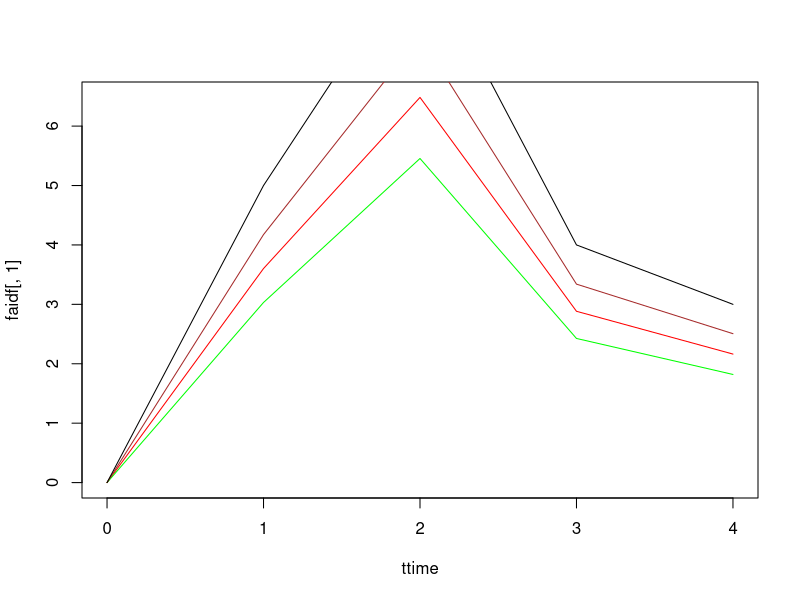
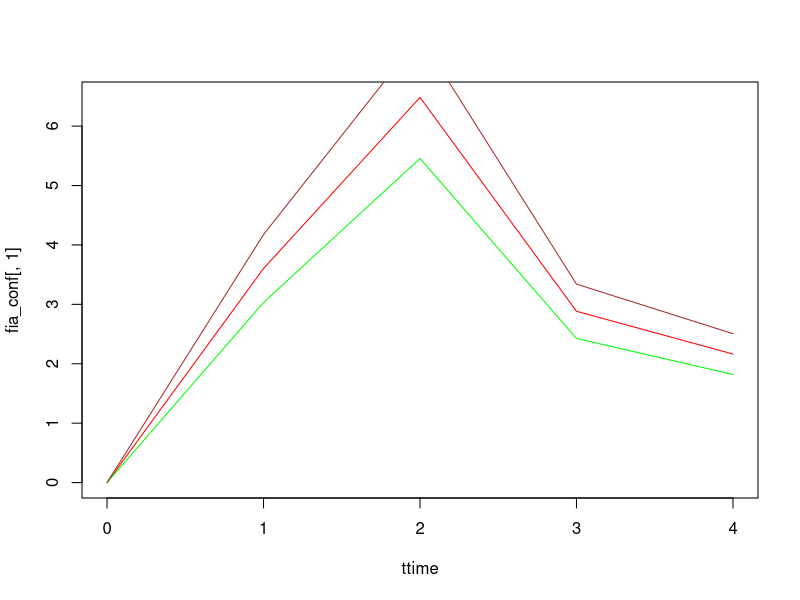

Source code (R) for these figures, in order: (Note: this script raises an error after producing the figures.)
library(progress)

newParameters <- function(par, lower=NULL, upper=NULL, sd=2){
  new.par = c()
  #在原参数附近产生新的参数
  for(p in as.vector(par)){
    s = rnorm(1,mean = p, sd = sd)
    if(is.null(lower) && !is.null(upper)){ # 没有最小值有最大值
      while(s>upper){
        s = rnorm(1,mean = p, sd = sd)
      }
    }else if(!is.null(lower) && is.null(upper)){ # 有最小值没有最大值
      while(s<lower){
        s = rnorm(1,mean = p, sd = sd)
      }
    }else if(!is.null(lower) && !is.null(upper)){ # 既有最小值又有最大值
      while(s<lower || s>upper){
        s = rnorm(1,mean = p, sd = sd)
      }
    }

    new.par = c(new.par, s)
  }
  return(new.par)
}
utFunc = function(t, tao){
  ut = t - tao
  ut[which(ut<0)]=0
  ut[which(ut>=0)]=1
  return(ut)
}
# 需要定义观测数据gene_rates_data，时间序列ttime
# 返回误差能量值
energyFunc = function(paramaters){
  observes = gene_rates_data
  params = matrix(paramaters[1:(dim(observes)[1]*9)],ncol = 9)
  fai = paramaters[(dim(observes)[1]*9+1):length(paramaters)]
  t = ttime
  # 计算基因能量
  etmp=0
  len = length(t)
  for(g in 1:dim(observes)[1]){
    par = params[g, ]
    observe = observes[g,]
    uta = utFunc(t, par[7])
    utb = utFunc(t, par[8])
    utc = utFunc(t, par[9])

    error_a = observe[1:len] - (par[1] + par[4] * fai *uta) #/ (1 + exp(-(t-par[7]))))
    error_b = observe[(len+1):(2*len)] - (par[2] + par[5] * fai * utb) #/ (1 + exp(-(t-par[8]))))
    error_c = observe[(2*len+1):(3*len)] - (par[3] + par[6] * fai * utc) #/ (1 + exp(-(t-par[9]))))
    etmp = etmp + sum(error_a**2 + error_b**2 + error_c**2)
  }
  #energyG <<- c(energyG, etmp)
  #atG <<- c(atG, paramaters[1])
  return(etmp)
}

# 设置参数
setParm <- function(genelist, ttime, rate=1, S=1, tao=1, tao_sd=2){
  initParm = c()
  for(g in as.vector(genelist)){
    newpam = c(newParameters(rep(rate,3), lower = 0), # a,b,c>0
               newParameters(rep(S,3), lower = -1, upper = 1), # Sa,Sb,Sc
               newParameters(rep(tao,3), lower = 0,upper = ttime[length(ttime)], sd=tao_sd)) # 0<ta,tb,tc<T[end]
    initParm = rbind(initParm, newpam)
  }
  rownames(initParm) = genelist
  colnames(initParm) = c('as', 'bs', 'cs', 'Sa', 'Sb', 'Sc', 'ta', 'tb', 'tc')
  return(initParm)
}
# 估计刺激函数谱
signalProfile <- function(rates_a, rates_b, rates_c, ttime, loopnum=100, plotpic=FALSE){
  # 速率按照基因名字取交集
  uniquegene = intersect(rownames(rates_a), rownames(rates_b))
  uniquegene = intersect(uniquegene, rownames(rates_c))
  gene_rates_data = cbind(rates_a[uniquegene,], rates_b[uniquegene,])
  gene_rates_data = cbind(gene_rates_data, rates_c[uniquegene,])
  # 过滤空值
  gene_rates_data <<- na.omit(gene_rates_data)
  if(length(gene_rates_data) <= (length(ttime)*3)){
    message('过滤后基因数量少于1')
    stop()
  }
  # 迭代loopnum次，计算fai
  resfai = c()
  #pb <- progress_bar$new(total = loopnum)
  pb <- progress_bar$new(
    format = "  running [:bar] :percent 执行时间 :elapsed 剩余: :eta ",
    total = loopnum, clear = FALSE, width= 120)
  for(i in 1:loopnum){
    lower = matrix(rep(c(0,0,0,-1,-1,-1,0,0,0, rep(0,length(ttime))), dim(gene_rates_data)[1]), nrow=dim(gene_rates_data)[1], byrow=TRUE)
    upper = matrix(rep(c(Inf,Inf,Inf,1,1,1,0.1,0.1,0.1, c(0.01,rep(Inf,(length(ttime)-1)))), dim(gene_rates_data)[1]), nrow=dim(gene_rates_data)[1], byrow=TRUE)
    newpar = setParm(rownames(gene_rates_data), ttime)

    tmpres = optim(par = c(newpar, newParameters(rep(1,(length(ttime))), lower = 0)),
                   energyFunc, NULL,
                   method = "L-BFGS-B",
                   lower = c(lower[,1:9], lower[1,10:(9+length(ttime))]),
                   upper = c(upper[,1:9], upper[1,10:(9+length(ttime))]))

    resfai = rbind(resfai,tmpres$par[(length(tmpres$par)-length(ttime)+1):length(tmpres$par)])

    pb$tick()
    Sys.sleep(1 / loopnum)
  }
  # 计算fai置信区间
  conffai = apply(resfai[,2:length(ttime)], 2, t.test)
  faidf = c()
  for(i in conffai){faidf = rbind(faidf,c(i$estimate,i$conf.int))}
  faidf = rbind(c(0,0,0), faidf)
  colnames(faidf) = c('mean', 'down-level', 'up-level')
  if(plotpic){
    plot(ttime,faidf[,1], type = 'l',col='red')
    lines(ttime, faidf[,2], col='green')
    lines(ttime, faidf[,3], col='brown')
  }
  return(faidf)
}
# 单基因能量函数
singleGeneEnergy <- function(paramaters){
  observer = single_gene_data
  ut = utFunc(ttime, paramaters[3])
  error = observer - (paramaters[1] + paramaters[2] * fai * ut) #/ (1 + exp(-(t-par[7]))))
  return(sum(error**2))
}
# 估计基因稳态速率
steadyRates <- function(rates_a, rates_b, rates_c, ttime, fai_t, loopnum=100, plotpic=FALSE){
  res = list(a=c(),b=c(),c=c())
  fai <<- fai_t
  # 速率按照基因名字取交集
  uniquegene = intersect(rownames(rates_a), rownames(rates_b))
  uniquegene = intersect(uniquegene, rownames(rates_c))
  gene_rates_data = cbind(rates_a[uniquegene,], rates_b[uniquegene,])
  gene_rates_data = cbind(gene_rates_data, rates_c[uniquegene,])
  # 过滤空值
  gene_rates_data <<- na.omit(gene_rates_data)
  dimgene = dim(gene_rates_data)[1]
  pb <- progress_bar$new(
    format = "  running [:bar] :percent 执行时间 :elapsed 剩余: :eta ",
    total = dimgene, clear = FALSE, width= 120)
  for(g in 1:dimgene){
    ##################
    single_gene_data <<- gene_rates_data[g,1: length(ttime)]
    atmpc = c()
    for(i in 1:loopnum){
      atmp = optim(par = c(newParameters(c(1,1,1), lower = 0)),
                   singleGeneEnergy, NULL,
                   method = "L-BFGS-B",
                   lower = c(0,-1,0),
                   upper = c(Inf,1,ttime[length(ttime)]))
      atmpc = rbind(atmpc, atmp$par)
    }
    confat = apply(atmpc, 2, t.test)
    atdf = c()
    for(i in confat){atdf = rbind(atdf,c(i$estimate,i$conf.int))}
    ###################
    single_gene_data <<- gene_rates_data[g,(length(ttime)+1) : (2*length(ttime))]
    btmpc = c()
    for(i in 1:loopnum){
      btmp = optim(par = c(newParameters(c(1,1,1), lower = 0)),
                   singleGeneEnergy, NULL,
                   method = "L-BFGS-B",
                   lower = c(0,-1,0),
                   upper = c(Inf,1,ttime[length(ttime)]))
      btmpc = rbind(btmpc, btmp$par)
    }
    confbt = apply(btmpc, 2, t.test)
    btdf = c()
    for(i in confbt){btdf = rbind(btdf,c(i$estimate,i$conf.int))}
    ##################
    single_gene_data <<- gene_rates_data[g,(2*length(ttime)+1): (3*length(ttime))]
    ctmpc = c()
    for(i in 1:loopnum){
      ctmp = optim(par = c(newParameters(c(1,1,1), lower = 0)),
                   singleGeneEnergy, NULL,
                   method = "L-BFGS-B",
                   lower = c(0,-1,0),
                   upper = c(Inf,1,ttime[length(ttime)]))
      ctmpc = rbind(ctmpc, ctmp$par)
    }

    confct = apply(ctmpc, 2, t.test)
    ctdf = c()
    for(i in confct){ctdf = rbind(ctdf,c(i$estimate,i$conf.int))}

    res$a=rbind(res$a,c(atdf))
    res$b=rbind(res$b,c(btdf))
    res$c=rbind(res$c,c(ctdf))

    pb$tick()
    Sys.sleep(1 / dimgene)
  }
  return(res)
}

# simulation
createSim = function(genenum, tt, f, tao=0, tao_sd=2){
  gl = c()
  ratea = c()
  rateb = c()
  ratec = c()
  for(p in 1:genenum){gl = c(gl, paste('g',p, sep=''))}
  sp = setParm(gl, tt, rate = 10, tao = 0,tao_sd = tao_sd)
  for(g in gl){
    gene = sp[g,]
    test_a = gene[1] + gene[4]*f*utFunc(tt, gene[7])
    test_b = gene[2] + gene[5]*f*utFunc(tt, gene[8])
    test_c = gene[3] + gene[6]*f*utFunc(tt, gene[9])

    ratea = rbind(ratea, test_a)
    rateb = rbind(rateb, test_b)
    ratec = rbind(ratec, test_c)
  }
  rownames(ratea) = gl
  rownames(rateb) = gl
  rownames(ratec) = gl
  return(list(param=sp, ratea=ratea, rateb=rateb, ratec=ratec))
}
###############################################
#######################################
ttime = c(0,1,2,3,4)
f = c(0,5,9,4,3)
simRes = createSim(3, ttime, f, tao_sd = 0.1)
testRes = createSim(20, ttime, f, tao_sd = 2)
# 估计fai谱
fia_conf = signalProfile(testRes$ratea[1:3,], testRes$rateb[1:3,], testRes$ratec[1:3,], ttime, loopnum=10, plotpic=TRUE)
lines(ttime, f, col='black')

plot(ttime,fia_conf[,1], type = 'l',col='red')
lines(ttime, fia_conf[,2], col='green')
lines(ttime, fia_conf[,3], col='brown')
# 估计gene
fai_t=fia_conf[,1]
steadyrates = steadyRates(testRes$ratea, testRes$rateb, testRes$ratec, ttime, fai_t, loopnum=100, plotpic=FALSE)
plot(c(c(t(testRes$param)),f),type = 'o')
resvector = c()
for(i in 1:20){
  resvector = c(resvector, c(steadyrates$a[1,1],steadyrates$b[1,1],steadyrates$c[1,1],
                             steadyrates$a[1,2],steadyrates$b[1,2],steadyrates$c[1,2],
                             steadyrates$a[1,3],steadyrates$b[1,3],steadyrates$c[1,3]))
}
lines(c(resvector,fai_t), col='red')


ut = ttime-steadyrates$a[1,3]
ut[which(ut<0)]=0
ut[which(ut>0)]=1


###############################################
